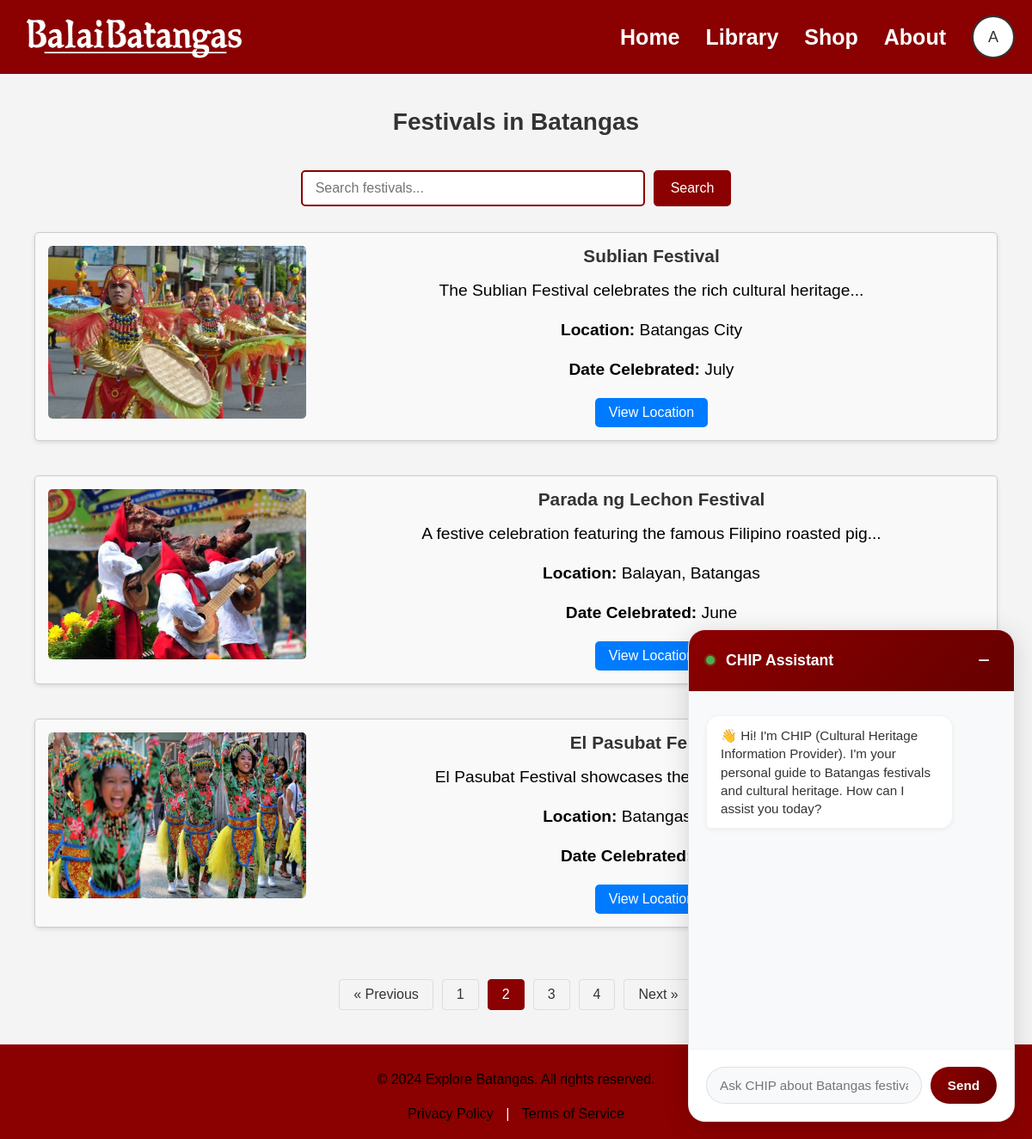
The app's page /library.php?page=2 (signed in) with its own data.
### tables this page shows
CREATE TABLE `users` (
  `user_id` int(11) NOT NULL,
  `username` varchar(255) NOT NULL,
  `password` varchar(255) NOT NULL,
  `email` varchar(255) NOT NULL,
  `role` varchar(256) NOT NULL,
  `profile_picture` varchar(256) NOT NULL
);

CREATE TABLE `library` (
  `festival_id` int(11) NOT NULL,
  `festival_name` varchar(255) NOT NULL,
  `festival_image` varchar(255) NOT NULL,
  `description` text NOT NULL,
  `location` varchar(255) NOT NULL,
  `map_coordinates` varchar(255) NOT NULL,
  `date_celebrated` varchar(100) NOT NULL,
  `created_at` timestamp NOT NULL DEFAULT current_timestamp(),
  `updated_at` timestamp NOT NULL DEFAULT current_timestamp() ON UPDATE current_timestamp(),
  `status` tinyint(1) NOT NULL DEFAULT 1
);

### library.php (the view, shortened to what this page needs)
<?php
include 'connection.php';
if (isset($_SESSION['user_id'])) {
    $user_id = $_SESSION['user_id'];
    $query = "SELECT profile_picture, username FROM users WHERE user_id = '$user_id'";
    $result = mysqli_query($conn, $query);
    $user = mysqli_fetch_assoc($result);
    $profile_picture = $user['profile_picture'];
    $username = $user['username'];
} else {
    header("Location: login.php");
    exit();
}
?>
<!DOCTYPE html>
<html lang="en">
<head>
</head>
<body>
    <header>
        <div class="logo">
            <img src="img/logo3.png" alt="Logo" />
        </div>
        <nav>
            <ul>
                <li><a href="home.php">Home</a></li>
                <li><a href="library.php">Library</a></li>
                <li><a href="shop.php">Shop</a></li>
                <li><a href="#">About</a></li>
                <div class="user-menu">
                    <?php if (!empty($profile_picture)): ?>
                        <img src="uploads/<?php echo $profile_picture; ?>" alt="Profile Picture" class="user-icon">
                    <?php else: ?>
                        <div class="user-icon">
                            <?php echo strtoupper($username[0]); ?>
                        </div>
                    <?php endif; ?>
                </div>
            </ul>
        </nav>
    </header>
    <main>
        <h1>Festivals in Batangas</h1>
        <div class="search-container">
            <form method="GET" action="" class="search-form">
                <input type="text" name="search" placeholder="Search festivals..."
                       value="<?php echo isset($_GET['search']) ? htmlspecialchars($_GET['search']) : ''; ?>">
                <button type="submit" class="search-btn">Search</button>
            </form>
        </div>
        <div class="cultural-heritage-layout">
            <?php
            $items_per_page = 3;
            $search = isset($_GET['search']) ? mysqli_real_escape_string($conn, $_GET['search']) : '';
            $count_query = "SELECT COUNT(*) as total FROM library WHERE status = 1";
            $count_result = mysqli_query($conn, $count_query);
            $row = mysqli_fetch_assoc($count_result);
            $total_items = $row['total'];
            $total_pages = ceil($total_items / $items_per_page);
            $current_page = isset($_GET['page']) ? (int)$_GET['page'] : 1;
            $current_page = max(1, min($current_page, $total_pages));
            $offset = ($current_page - 1) * $items_per_page;
            $query = "SELECT * FROM library WHERE status = 1";
            $query .= " ORDER BY festival_id LIMIT $offset, $items_per_page";
            $result = mysqli_query($conn, $query);
            while ($festival = mysqli_fetch_assoc($result)) {
                ?>
                <div class="gallery-item">
                    <div class="gallery-content">
                        <img src="img/<?php echo $festival['festival_image']; ?>" alt="<?php echo $festival['festival_name']; ?>" />
                        <div class="gallery-text">
                            <label class="gallery-label"><?php echo $festival['festival_name']; ?></label>
                            <p><?php echo $festival['description']; ?></p>
                            <p><strong>Location:</strong> <?php echo $festival['location']; ?></p>
                            <p><strong>Date Celebrated:</strong> <?php echo $festival['date_celebrated']; ?></p>
                            <a href="#" class="location-btn" onclick="openMap('mapModal<?php echo $festival['festival_id']; ?>')">View Location</a>
                        </div>
                    </div>
                </div>
            <?php } ?>
            <div class="pagination">
                <?php if ($current_page > 1): ?>
                    <a href="?page=<?php echo ($current_page - 1); ?><?php echo $search ? '&search='.urlencode($search) : ''; ?>"
                       class="page-link">&laquo; Previous</a>
                <?php endif; ?>
                <?php for ($i = 1; $i <= $total_pages; $i++): ?>
                    <a href="?page=<?php echo $i; ?><?php echo $search ? '&search='.urlencode($search) : ''; ?>"
                       class="page-link <?php echo ($i == $current_page) ? 'active' : ''; ?>">
                        <?php echo $i; ?>
                    </a>
                <?php endfor; ?>
                <?php if ($current_page < $total_pages): ?>
                    <a href="?page=<?php echo ($current_page + 1); ?><?php echo $search ? '&search='.urlencode($search) : ''; ?>"
                       class="page-link">Next &raquo;</a>
                <?php endif; ?>
            </div>
        </div>
    </main>
    <footer>
        <div class="footer-content">
            <p>&copy; 2024 Explore Batangas. All rights reserved.</p>
            <div class="footer-links">
                <a href="#">Privacy Policy</a> |
                <a href="#">Terms of Service</a>
            </div>
        </div>
    </footer>
    <div class="chat-widget" id="chatWidget">
        <div class="chat-header" onclick="toggleChat()">
            <span>CHIP Assistant</span>
            <button class="minimize-btn">−</button>
        </div>
        <div class="chat-body">
            <div class="chat-messages" id="chatMessages">
                <div class="message bot">
                    👋 Hi! I'm CHIP (Cultural Heritage Information Provider). I'm your personal guide to Batangas festivals and cultural heritage. How can I assist you today?
                </div>
            </div>
            <div class="chat-input">
                <input type="text" id="userInput" placeholder="Ask CHIP about Batangas festivals...">
                <button onclick="sendMessage()">
                    Send
                </button>
            </div>
        </div>
    </div>
</body>
</html>

### records on screen
users: username "A"
library: festival_image (picture), festival_name "Sublian Festival", description "The Sublian Festival celebrates the rich cultural heritage...", location "Batangas City", date_celebrated "July"
library: festival_image (picture), festival_name "Parada ng Lechon Festival", description "A festive celebration featuring the famous Filipino roasted pig...", location "Balayan, Batangas", date_celebrated "June"
library: festival_image (picture), festival_name "El Pasubat Festival", description "El Pasubat Festival showcases the various local products...", location "Batangas…"
